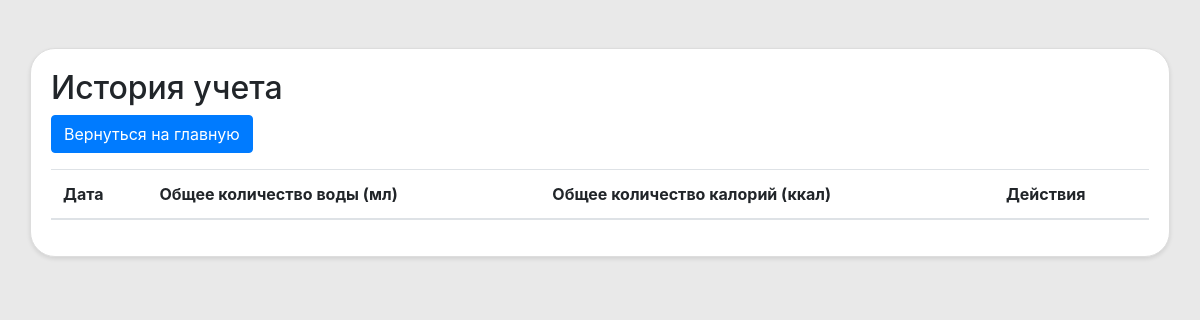
The app's page /history, older data.
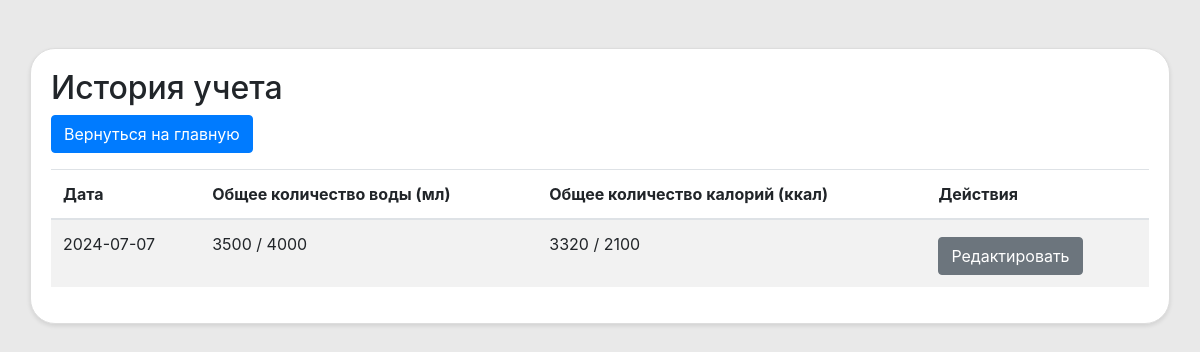
The same page, newer data.
### main.py (models this page shows)
class History(db.Model):
    id = db.Column(db.Integer, primary_key=True)  # Уникальный идентификатор
    date = db.Column(db.Date, default=datetime.now(timezone.utc).date)  # Дата записи
    total_water = db.Column(db.Integer, default=0)  # Общее количество выпитой воды
    total_calories = db.Column(db.Integer, default=0)  # Общее количество потребленных калорий

### main.py (the view)
@app.route('/history')
def history():
    history_records = History.query.order_by(History.date.desc()).all()  # Получение всех записей из истории, отсортированных по дате
    return render_template('history.html', history_records=history_records)

### templates/history.html (shortened to what this page needs)
<!DOCTYPE html>
<html lang="en">
<head>
    <link href="https://stackpath.bootstrapcdn.com/bootstrap/4.3.1/css/bootstrap.min.css" rel="stylesheet">
    <link rel="stylesheet" href="{{ url_for('static', filename='styles.css') }}">
</head>
<body>
    <div class="container mt-5">
        <h2>История учета</h2>
        <a href="{{ url_for('index') }}" class="btn btn-primary mb-3">Вернуться на главную</a>
        <table class="table table-striped">
            <thead>
                <tr>
                    <th>Дата</th>
                    <th>Общее количество воды (мл)</th>
                    <th>Общее количество калорий (ккал)</th>
                    <th>Действия</th>
                </tr>
            </thead>
            <tbody>
                {% for record in history_records %}
                <tr>
                    <td>{{ record.date }}</td>
                    <td>{{ record.total_water }} / 4000</td>
                    <td>{{ record.total_calories }} / 2100</td>
                    <td>
                        <a href="{{ url_for('edit_history', history_id=record.id) }}" class="btn btn-secondary">Редактировать</a>
                    </td>
                </tr>
                {% endfor %}
            </tbody>
        </table>
    </div>
</body>
</html>

Row changes from the older to the newer data that the page shows:
added History: date "2024-07-07", total_water "3500", total_calories "3320"
